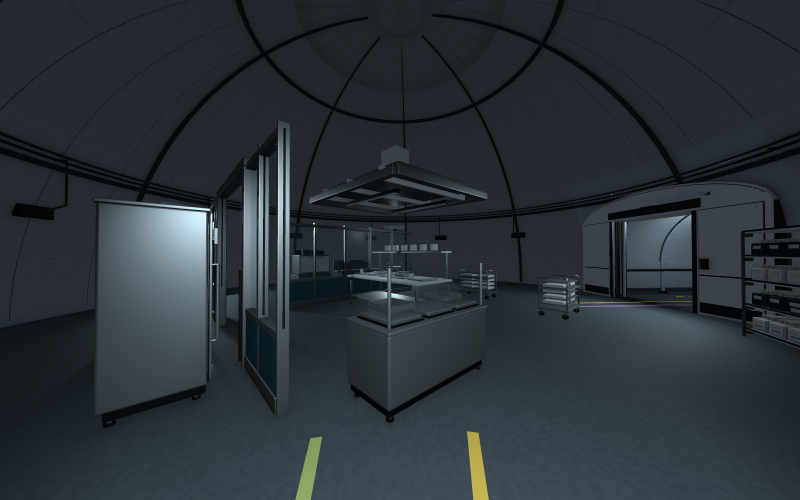
#> input picture Docs/검수/2026-11-08_B5_SpatialRefinement/E02_0.png, 1600 x 1000 px, given in place of C02_0.png, which was not available (shown at 1/2 size)
$ python contact.py
#> lines starting #> are read from the running program, lines starting #| are printed output that depends on the picture
from pathlib import Path
from PIL import Image,ImageDraw
H=Path(__file__).resolve().parent; R=H.parents[1]; D=R/'Docs/검수/2026-11-08_B5_SpatialRefinement'
for page, names in enumerate([['C02','C03','C04','W01','W02','W03'],['E01','E02','E03','N01','S01','VA','VB','VL']]):
 im=Image.new('RGB',(1200,420*((len(names)+1)//2)),'#18202a'); d=ImageDraw.Draw(im)
#> after `im = Image.new('RGB', (1200, 420 * ((len(names) + 1) // 2)), '#18202a'`:
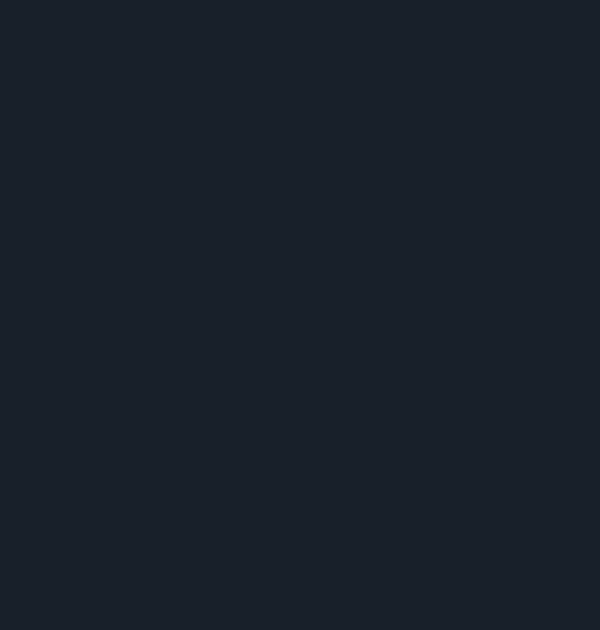
#> im: PIL image 1200x1260 RGB (shown at 1/2 size); mean R, G, B 24, 32, 42
 for i,n in enumerate(names):
  p=D/(n+'_0.png'); a=Image.open(p);a.thumbnail((600,390)); x=(i%2)*600;y=(i//2)*420; im.paste(a,(x,y+25));d.text((x+10,y+5),n,fill='white')
#> further down, a is the input picture: PIL image 1600x1000 RGB; mean R, G, B 43, 50.8, 56.4
#> after `a.thumbnail((600, 390))`:
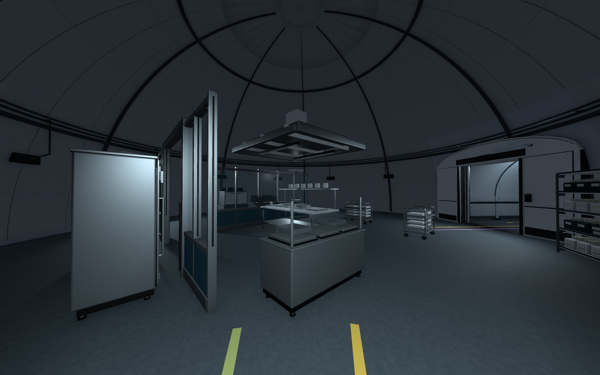
#> a: PIL image 600x375 RGB; mean R, G, B 43, 50.8, 56.4
#> after `im.paste(a, (x, y + 25))`:
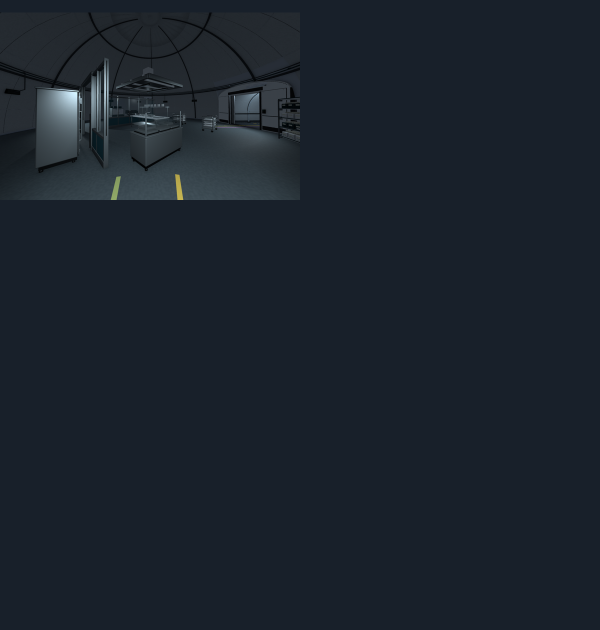
#> im: PIL image 1200x1260 RGB (shown at 1/2 size); mean R, G, B 26.8, 34.8, 44.1
#> (the run stopped early here; a loop or call above may not have finished)

$ run again, on SourceAssets/B2_FullFloor/B2_EmergencyGenerator_mesh.png
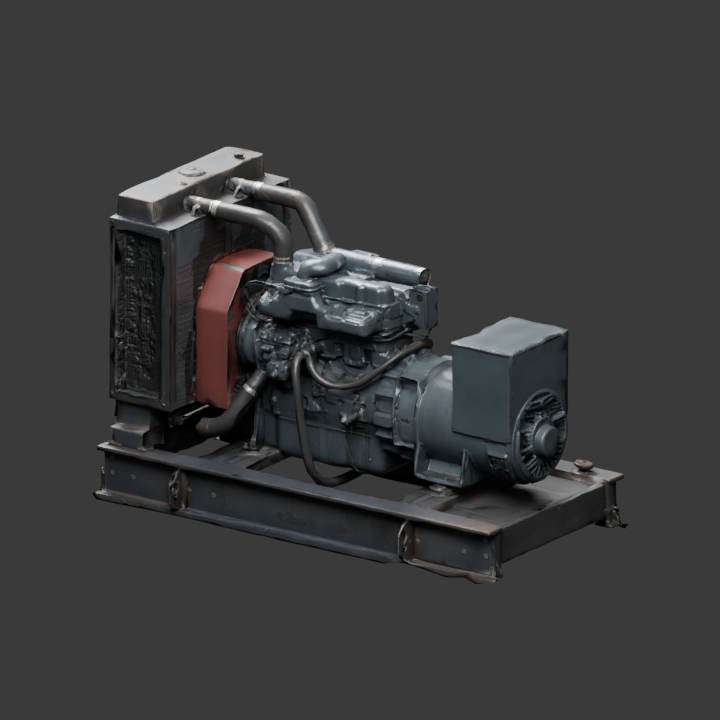
#> input picture SourceAssets/B2_FullFloor/B2_EmergencyGenerator_mesh.png, 720 x 720 px, given in place of C02_0.png, which was not available
#> a is the input picture: PIL image 720x720 RGBA; mean R, G, B, A 57.5, 57.8, 58.2, 255
#> a: PIL image 390x390 RGBA
#> `im.paste(a, (x, y + 25))`:
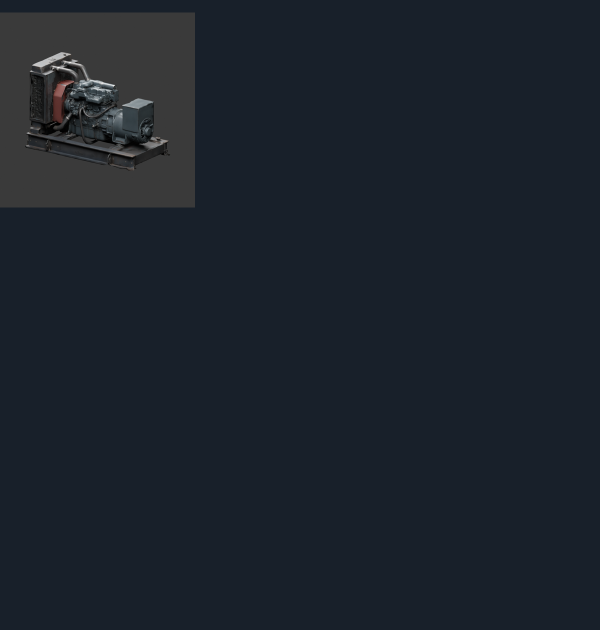
#> im: PIL image 1200x1260 RGB (shown at 1/2 size); mean R, G, B 27.4, 34.6, 43.6
